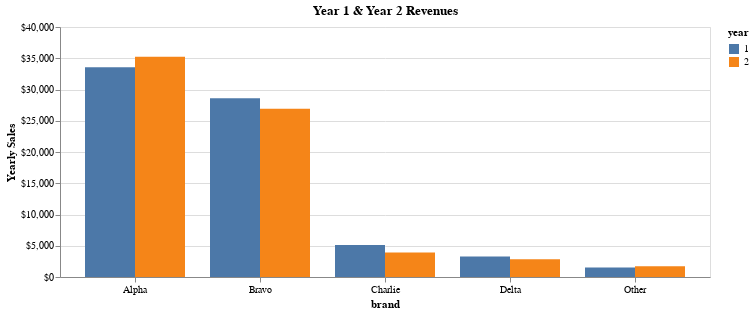

This figure's notebook cell:
### Code cell
chart = alt.Chart(annual_sales.collect()).mark_bar().encode(
    x=alt.X("brand:N", 
            axis=alt.Axis(labelAngle=0)),
    xOffset="year:N",
    y=alt.Y("Yearly Sales:Q",
            axis=alt.Axis(format="$,.0f")),
    color=alt.Color("year:N"),
).properties(
    width=650,
    height=250,
    title='Year 1 & Year 2 Revenues'
).show()

alt.JupyterChart(chart)

### Figure 1 — Vega-Lite specification as saved in the notebook (floating-point values rounded to 4 significant figures)
{"config": {"view": {"continuousWidth": 300, "continuousHeight": 300}}, "data": {"name": "data-62d1164cff17ccde52152bcce483287c"}, "mark": {"type": "bar"}, "encoding": {"color": {"field": "year", "type": "nominal"}, "x": {"axis": {"labelAngle": 0}, "field": "brand", "type": "nominal"}, "xOffset": {"field": "year", "type": "nominal"}, "y": {"axis": {"format": "$,.0f"}, "field": "Yearly Sales", "type": "quantitative"}}, "height": 250, "title": "Year 1 & Year 2 Revenues", "width": 650, "$schema": "https://vega.github.io/schema/vega-lite/v5.20.1.json", "datasets": {"data-62d1164cff17ccde52152bcce483287c": [{"year": 1, "brand": "Alpha", "Yearly Sales": 33570.0}, {"year": 1, "brand": "Delta", "Yearly Sales": 3272.0}, {"year": 1, "brand": "Charlie", "Yearly Sales": 5121.0}, {"year": 1, "brand": "Other", "Yearly Sales": 1535.0}, {"year": 1, "brand": "Bravo", "Yearly Sales": 28600.0}, {"year": 2, "brand": "Bravo", "Yearly Sales": 26930.0}, {"year": 2, "brand": "Other", "Yearly Sales": 1740.0}, {"year": 2, "brand": "Delta", "Yearly Sales": 2821.0}, {"year": 2, "brand": "Alpha", "Yearly Sales": 35250.0}, {"year": 2, "brand": "Charlie", "Yearly Sales": 3923.0}]}}
